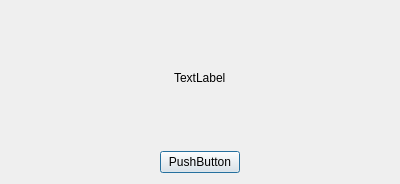
<?xml version="1.0" encoding="UTF-8"?>
<ui version="4.0">
 <class>Dialogauthor</class>
 <widget class="QDialog" name="Dialogauthor">
  <property name="geometry">
   <rect>
    <x>0</x>
    <y>0</y>
    <width>400</width>
    <height>184</height>
   </rect>
  </property>
  <property name="windowTitle">
   <string>Dialog</string>
  </property>
  <layout class="QVBoxLayout" name="verticalLayout">
   <item>
    <layout class="QHBoxLayout" name="horizontalLayout_2">
     <item>
      <spacer name="horizontalSpacer_3">
       <property name="orientation">
        <enum>Qt::Horizontal</enum>
       </property>
       <property name="sizeHint" stdset="0">
        <size>
         <width>40</width>
         <height>20</height>
        </size>
       </property>
      </spacer>
     </item>
     <item>
      <widget class="QLabel" name="label">
       <property name="text">
        <string>TextLabel</string>
       </property>
      </widget>
     </item>
     <item>
      <spacer name="horizontalSpacer_4">
       <property name="orientation">
        <enum>Qt::Horizontal</enum>
       </property>
       <property name="sizeHint" stdset="0">
        <size>
         <width>40</width>
         <height>20</height>
        </size>
       </property>
      </spacer>
     </item>
    </layout>
   </item>
   <item>
    <layout class="QHBoxLayout" name="horizontalLayout">
     <item>
      <spacer name="horizontalSpacer">
       <property name="orientation">
        <enum>Qt::Horizontal</enum>
       </property>
       <property name="sizeHint" stdset="0">
        <size>
         <width>40</width>
         <height>20</height>
        </size>
       </property>
      </spacer>
     </item>
     <item>
      <widget class="QPushButton" name="pushButton">
       <property name="text">
        <string>PushButton</string>
       </property>
      </widget>
     </item>
     <item>
      <spacer name="horizontalSpacer_2">
       <property name="orientation">
        <enum>Qt::Horizontal</enum>
       </property>
       <property name="sizeHint" stdset="0">
        <size>
         <width>40</width>
         <height>20</height>
        </size>
       </property>
      </spacer>
     </item>
    </layout>
   </item>
  </layout>
 </widget>
 <resources/>
 <connections>
  <connection>
   <sender>pushButton</sender>
   <signal>clicked()</signal>
   <receiver>Dialogauthor</receiver>
   <slot>close()</slot>
   <hints>
    <hint type="sourcelabel">
     <x>200</x>
     <y>146</y>
    </hint>
    <hint type="destinationlabel">
     <x>199</x>
     <y>99</y>
    </hint>
   </hints>
  </connection>
 </connections>
</ui>
